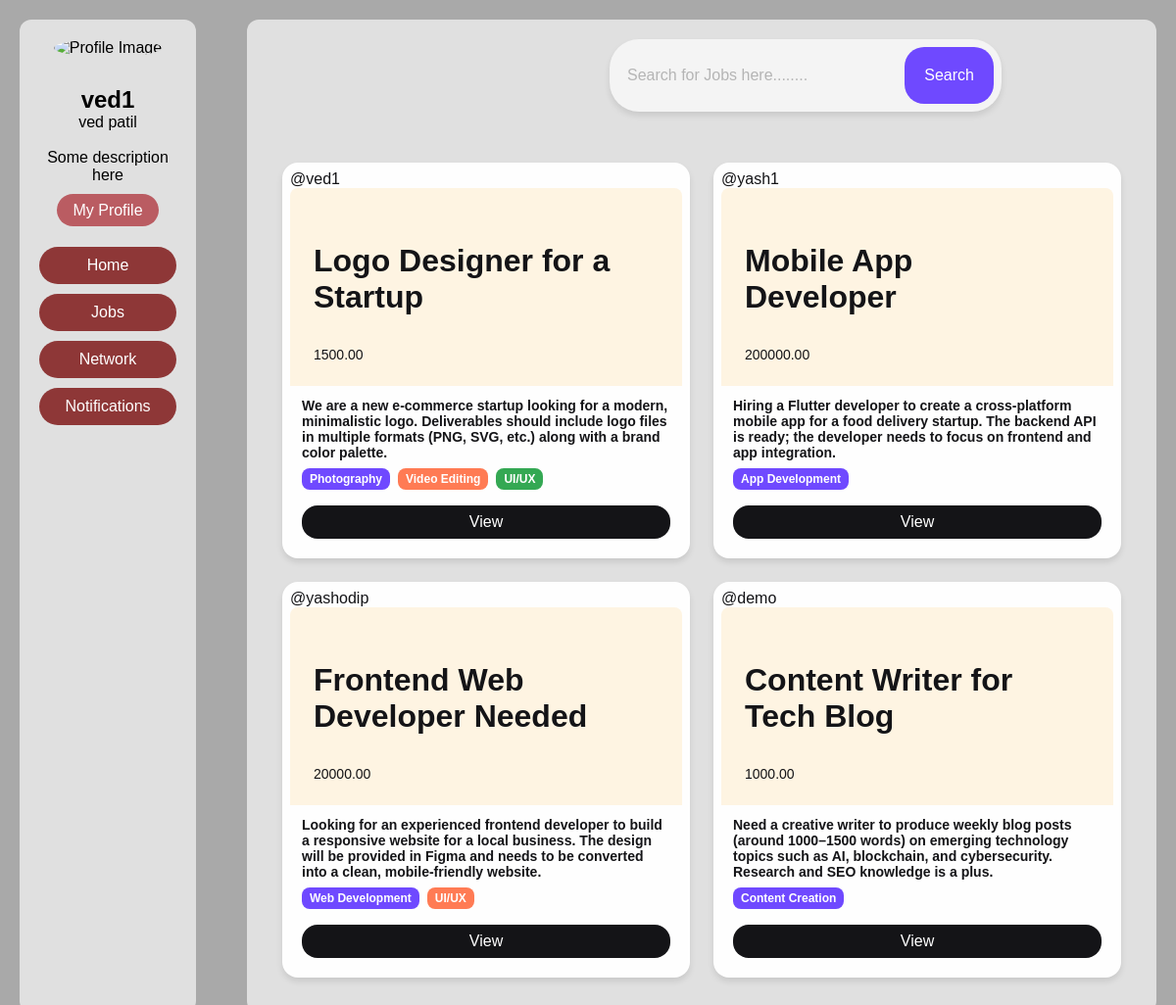
/ (signed in), run on the app's committed database.
### app1/models.py (models this page shows, shortened)
class CustomUser(AbstractBaseUser, PermissionsMixin):
    email = models.EmailField(unique=True)
    username = models.CharField(max_length=150, unique=True)
    first_name = models.CharField(max_length=30)
    last_name = models.CharField(max_length=30)
    password = models.CharField(max_length=255)
    is_active = models.BooleanField(default=True)
    is_staff = models.BooleanField(default=False)
    objects = CustomUserManager()
    USERNAME_FIELD = 'email'  # Login by email
    REQUIRED_FIELDS = ['username', 'first_name', 'last_name']  # Additional required fields

class Job(models.Model):
    STATUS_CHOICES = [
        ('open', 'Open'),
        ('in_progress', 'In Progress'),
        ('completed', 'Completed'),
        ('closed', 'Closed'),
    ]
    user = models.ForeignKey(settings.AUTH_USER_MODEL, on_delete=models.CASCADE, related_name='jobs')  # The user who posted the job
    title = models.CharField(max_length=255)  # Job title
    description = models.TextField()  # Job description
    document = models.FileField(upload_to='job_documents/', blank=True, null=True)  # Optional document attachment
    time_posted = models.DateTimeField(auto_now_add=True)  # Time when the job was posted
    deadline = models.DateField(blank=True, null=True)  # deadline for the job
    budget = models.DecimalField(max_digits=10, decimal_places=2, blank=True, null=True)  # Budget for the job
    status = models.CharField(max_length=20, choices=STATUS_CHOICES, default='open')  # Job status
    skills_required = models.CharField(max_length=255, blank=True, null=True)  # Skills required for the job
    working_user = models.ForeignKey(settings.AUTH_USER_MODEL, on_delete=models.SET_NULL, null=True, blank=True, related_name='working_jobs')  # The user currently working on the job
    payout_request = models.BooleanField(default=False)

### app1/views.py (the view)
# urls.py: path('',Homeview.as_view(),name="home"),
class Homeview(LoginRequiredMixin,View):
    login_url='login'
    def get(self,request):
        jobs=Job.objects.all().order_by('-time_posted')
        for job in jobs:
            if job.skills_required:
                job.skills_required = job.skills_required.split(',')
        return render(request,'home.html',{'jobs':jobs})

### app1/context_processors.py (called while the page is built)
def Base(request):
    if request.user.is_authenticated:
        try:
            lp = Profile.objects.get(user=request.user)
        except Profile.DoesNotExist:
            lp = None
        return {'lp': lp}
    return {}

### app1/templates/home.html (shortened to what this page needs)
{% extends 'base.html' %}
{% load static %}
{% block head %}
<link rel="stylesheet" href="{% static 'css/home.css' %}">
{% endblock %}
{% block maincontent %}
<div class="search-container">
    <input type="text" class="search-input" placeholder="Search for Jobs here........">
    <button class="search-button">Search</button>
</div>
<br>
<br>
<div class="card-container">
    {% for j in jobs %}
    <article class="card">
        <span>@{{ j.user.username }}</span>
        <section class="card__hero">
            <p class="card__job-title">{{ j.title }}</p>
            {{ j.budget }}
        </section>
        <footer class="card__footer">
            <div class="card__job-summary">
                <div class="card__job">
                    <p class="card__job-title">
                        {{ j.description|truncatewords:100 }}
                    </p>
                </div>
                <div class="skill-buttons">
                    {% for skill in j.skills_required %}
                    <span class="skill-badge skill-color-{{ forloop.counter|slice:":5" }}">
                        {{ skill }}
                    </span>
                    {% endfor %}
                </div>
            </div>
            <a href="{% url 'job' j.id%}"><button class="card__btn">View</button></a>
        </footer>
    </article>
    {% endfor %}
</div>
{% endblock %}

### app1/templates/base.html (shortened to what this page needs)
{% load static %}
<!DOCTYPE html>
<html lang="en">
<head>
    <link rel="stylesheet" href="{% static 'css/base.css' %}">
    {% block head %}
    {% endblock %}
</head>
<body>
    <div class="sidebar">
        <div class="profile-card">
            {% if  lp.profile_pic %}
             <img src="{{ lp.profile_pic.url }}" alt="Profile Image" class="profile-pic">
            {% else %}
            <img src="https://i.pinimg.com/736x/b1/48/8f/b1488fdac4488b4a116c6964c1735f60.jpg" alt="Profile Image" class="profile-pic">
            {% endif %}
            <h2>{{ request.user.username }}</h2>
            <p>{{ request.user.first_name }} {{ request.user.last_name }}</p><br>
            <p>Some description here<br><br>
            <a href="{% url 'user_profile' request.user.id %}" class="profile-button">My Profile</a>
        </div><br>
        <nav>
            <ul>
                <li><a href="{% url 'home' %}">Home</a></li>
                <li><a href="{% url 'myjobs' %}">Jobs</a></li>
                <li><a href="{% url 'profiles' %}">Network</a></li>
                <li><a href="">Notifications</a></li>
            </ul>
        </nav>
    </div>
        <div class="main-feed">
            {% block maincontent %}
            {% endblock %}
        </div>
</body>
</html>

### app1/static/css/base.css (style rules this page uses)
* { margin: 0; padding: 0; box-sizing: border-box; }
body { font-family: Arial, sans-serif; background-color: #A9A9A9; color: black; display: flex; justify-content: center; margin-top: 20px; margin-left: 20px; margin-right: 20px; }
.sidebar { width: 15%; padding: 20px; background-color: #E0E0E0; position: fixed; height: calc(100vh - 40px); top: 20px; left: 20px; margin-right: 20px; border-radius: 12px; }
.main-feed { margin-left: 20%; width: 80%; padding: 20px; background-color: #E0E0E0; height: calc(100vh - 40px); overflow-y: scroll; border-radius: 12px; -ms-overflow-style: none; scrollbar-width: none; }
.profile-card { text-align: center; }
.profile-card img { border-radius: 50%; width: 150px; height: 150px; margin-bottom: 30px; }
.profile-button { background-color: rgb(186, 92, 98); border: none; color: #fff; padding: 8px 16px; border-radius: 20px; cursor: pointer; text-decoration: none; }
nav ul { list-style: none; padding: 0; }
nav ul li { margin: 10px 0; }
nav ul li a { text-decoration: none; color: #fff; background-color: rgb(142, 55, 55); padding: 10px; border-radius: 20px; display: block; text-align: center; }

### app1/static/css/home.css (style rules this page uses)
.search-container { display: flex; align-items: center; background-color: #f4f4f4; padding: 8px; border-radius: 30px; box-shadow: 0 4px 6px rgba(0, 0, 0, 0.1); width: 400px; max-width: 90%; margin-left: 350px; }
.search-input { flex: 1; border: none; outline: none; background-color: transparent; font-size: 16px; color: #7a7a7a; padding-left: 10px; }
.search-input::placeholder { color: #b5b5b5; }
.search-button { background-color: #6f49ff; border: none; color: white; padding: 20px 20px; font-size: 16px; border-radius: 20px; cursor: pointer; transition: background-color 0.3s ease; }
.card-container { display: grid; grid-template-columns: repeat(auto-fit, minmax(300px, 1fr)); gap: 1.5rem; margin: 0 auto; max-width: 1200px; padding: 1rem; }
.card { background-color: #fefefe; border-radius: 1rem; padding: 0.5rem; color: #141417; box-shadow: 0 4px 6px rgba(0, 0, 0, 0.1); transition: transform 0.3s ease; overflow: hidden; }
.card__hero { background-color: #fef4e2; border-radius: 0.5rem 0.5rem 0 0; padding: 1.5rem; font-size: 0.875rem; }
.card__hero .card__job-title { margin: 2rem 0; font-size: 2rem; font-weight: 600; padding-right: 2rem; }
.card__footer { display: flex; flex-direction: column; gap: 1rem; padding: 0.75rem; font-weight: 700; font-size: 0.875rem; }
.card__footer .card__job-summary { overflow: hidden; text-overflow: ellipsis; }
.card__btn { margin-top: auto; width: 100%; font-weight: 400; border: none; text-align: center; padding: 0.5rem 1.25rem; border-radius: 1rem; background-color: #141417; color: #fff; font-size: 1rem; }

### app1/templates/home.html (style rules this page uses)
.skill-buttons { display: flex; flex-wrap: wrap; gap: 0.5rem; margin-top: 0.5rem; }
.skill-badge { color: #fff; padding: 0.25rem 0.5rem; border-radius: 0.5rem; font-size: 0.75rem; font-weight: 600; text-transform: capitalize; transition: background-color 0.3s ease; }
.skill-color-1 { background-color: #6f49ff; }
.skill-color-2 { background-color: #ff7b54; }
.skill-color-3 { background-color: #34a853; }

### data on the page
CustomUser: user.username "ved1", user.first_name "ved", user.last_name "patil"
Job: user.username "ved1", title "Logo Designer for a Startup", budget "1500.00", description "We are a new e-commerce startup looking for a modern, minimalistic logo. Deliverables should include logo files in multiple formats (PNG, SVG, etc.) along with a brand color palette.", skills_required "Photography" "Video Editing" "UI/UX"
Job: user.username "yash1", title "Mobile App Developer", budget "200000.00", description "Hiring a Flutter developer to create a cross-platform mobile app for a food delivery startup. The backend API is ready; the developer needs to focus on frontend and app integration.", skills_required "App Development"
Job: user.username "yashodip", title "Frontend Web Developer Needed", budget "20000.00", description "Looking for an experienced frontend developer to build a responsive website for a local business. The design will be provided in Figma and needs to be converted into a clean, mobile-friendly website.", skills_required "Web Development" "UI/UX"
Job: user.username "demo", title "Content Writer for Tech Blog", budget "1000.00", description "Need a creative writer to produce weekly blog posts (around 1000–1500 words) on emerging technology topics such as AI, blockchain, and cybersecurity. Research and SEO knowledge is a plus.", skills_required "Content Creation"
